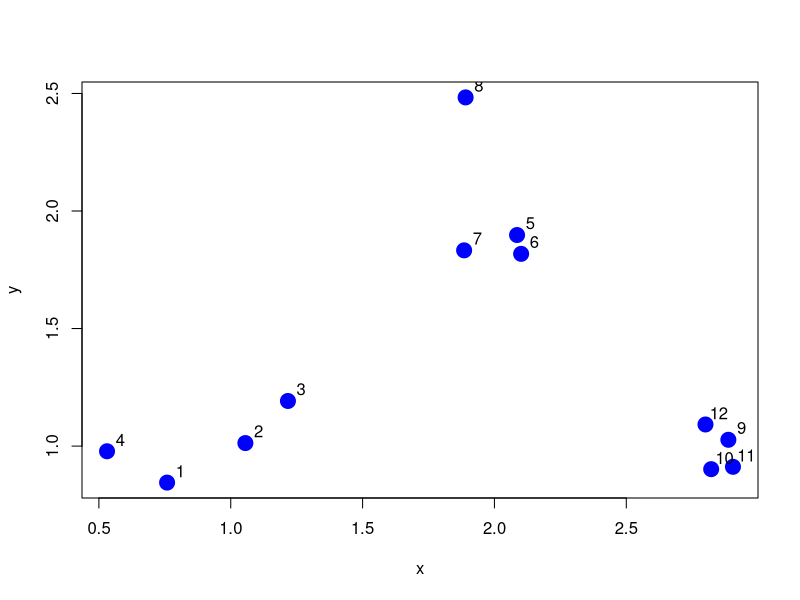

R code for this plot:
# K-Means Clustering (part 1)

# K-means clustering - example
set.seed(1234)
x <- rnorm(12, mean = rep(1:3, each = 4), sd = 0.2)        
y <- rnorm(12, mean = rep(c(1, 2, 1), each = 4), sd = 0.2)
plot(x, y, col = "blue", pch = 19, cex = 2)
text(x + 0.05, y + 0.05, labels = as.character(1:12))

# How K-means clustering work
# (1) starting centroids
# (2) assign observations to closest centroids
# (3) recalculate centroids
# (4) reassign observations to the new centroids
# (5) update centroids
